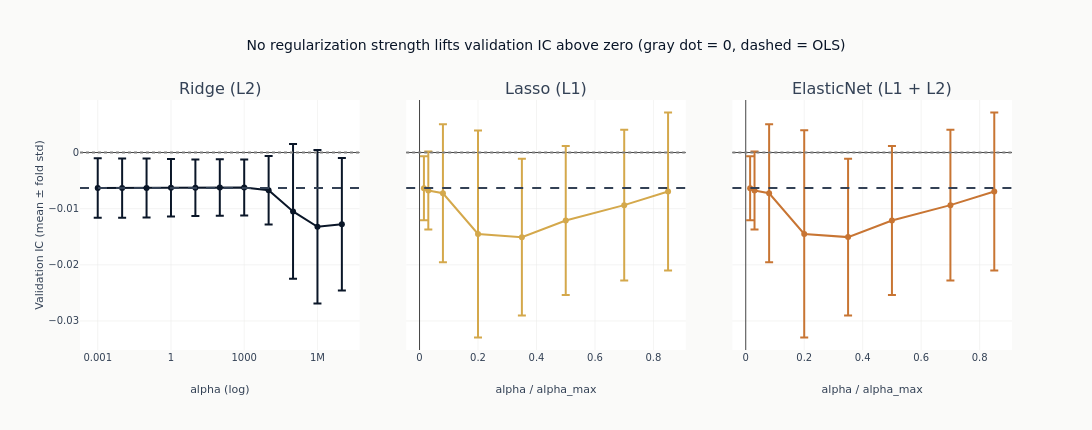

Here is the notebook cell this chart was saved with:
### Markdown cell above
### Regularization path

Config names encode the penalty strength: Ridge presets carry an absolute
`alpha`; Lasso and ElasticNet presets carry `alpha / alpha_max`, the fraction
of the per-fold degeneracy boundary above which every coefficient is zero.
Plotting validation IC against penalty strength shows whether *any* setting
recovers usable signal.

### Code cell
_FAMILY_LABEL = {"ridge": "Ridge", "lasso": "Lasso", "enet": "ElasticNet"}
_FAMILY_COLOR = {
    "Ridge": COLORS["blue"],
    "Lasso": COLORS["amber"],
    "ElasticNet": COLORS["copper"],
}


def _parse_config(name):
    """Return (family_label, penalty_strength) from a linear preset name."""
    if name == "ols":
        return "OLS", None
    prefix, _, suffix = name.partition("_")
    return _FAMILY_LABEL.get(prefix, prefix), float(suffix[1:])


path_rows = []
for r in active:
    fam, strength = _parse_config(r["config"]["config_name"])
    path_rows.append(
        {"family": fam, "strength": strength, "ic": r["ic_mean"], "ic_std": r["ic_std"]}
    )

ols_ic = next((p["ic"] for p in path_rows if p["family"] == "OLS"), None)

fig = make_subplots(
    rows=1,
    cols=3,
    subplot_titles=["Ridge (L2)", "Lasso (L1)", "ElasticNet (L1 + L2)"],
    shared_yaxes=True,
    horizontal_spacing=0.05,
)
for col, (fam, log_x) in enumerate([("Ridge", True), ("Lasso", False), ("ElasticNet", False)], 1):
    rows = sorted((p for p in path_rows if p["family"] == fam), key=lambda p: p["strength"])
    fig.add_trace(
        go.Scatter(
            x=[p["strength"] for p in rows],
            y=[p["ic"] for p in rows],
            error_y=dict(type="data", array=[p["ic_std"] for p in rows], visible=True),
            mode="lines+markers",
            line=dict(color=_FAMILY_COLOR[fam]),
            marker=dict(size=6),
            showlegend=False,
        ),
        row=1,
        col=col,
    )
    fig.add_hline(y=0.0, line=dict(color="gray", dash="dot"), row=1, col=col)
    if ols_ic is not None:
        fig.add_hline(y=ols_ic, line=dict(color=COLORS["neutral"], dash="dash"), row=1, col=col)
    if log_x:
        fig.update_xaxes(type="log", row=1, col=col)

fig.update_layout(
    template="ml4t",
    height=430,
    width=1100,
    title_text="No regularization strength lifts validation IC above zero (gray dot = 0, "
    "dashed = OLS)",
)
fig.update_xaxes(title_text="alpha (log)", row=1, col=1)
fig.update_xaxes(title_text="alpha / alpha_max", row=1, col=2)
fig.update_xaxes(title_text="alpha / alpha_max", row=1, col=3)
fig.update_yaxes(title_text="Validation IC (mean ± fold std)", row=1, col=1)
fig.show()

### Figure 1 — Plotly figure (JSON) as saved in the notebook; plotly's stock layout.template omitted (floating-point values rounded to 4 significant figures)
{"data": [{"error_y": {"array": [0.005291, 0.005281, 0.005255, 0.005132, 0.005042, 0.005029, 0.004974, 0.006099, 0.012, 0.01367, 0.0118], "type": "data", "visible": true}, "line": {"color": "#0a1628"}, "marker": {"size": 6}, "mode": "lines+markers", "showlegend": false, "type": "scatter", "x": [0.001, 0.01, 0.1, 1.0, 10.0, 100.0, 1000.0, 10000.0, 100000.0, 1000000.0, 10000000.0], "xaxis": "x", "y": [-0.006322, -0.006326, -0.006313, -0.006273, -0.006268, -0.006223, -0.006224, -0.006709, -0.0105, -0.01322, -0.01279], "yaxis": "y"}, {"error_y": {"array": [0.005684, 0.006955, 0.0123, 0.01844, 0.01395, 0.01327, 0.01343, 0.01406], "type": "data", "visible": true}, "line": {"color": "#D4A84B"}, "marker": {"size": 6}, "mode": "lines+markers", "showlegend": false, "type": "scatter", "x": [0.015, 0.03, 0.08, 0.2, 0.35, 0.5, 0.7, 0.85], "xaxis": "x2", "y": [-0.006359, -0.006775, -0.007248, -0.0145, -0.01507, -0.0121, -0.009372, -0.006932], "yaxis": "y2"}, {"error_y": {"array": [0.005685, 0.006954, 0.0123, 0.01845, 0.01395, 0.01327, 0.01343, 0.01406], "type": "data", "visible": true}, "line": {"color": "#C87533"}, "marker": {"size": 6}, "mode": "lines+markers", "showlegend": false, "type": "scatter", "x": [0.015, 0.03, 0.08, 0.2, 0.35, 0.5, 0.7, 0.85], "xaxis": "x3", "y": [-0.006358, -0.006775, -0.007254, -0.0145, -0.01507, -0.01211, -0.009375, -0.006937], "yaxis": "y3"}], "layout": {"annotations": [{"font": {"size": 16}, "showarrow": false, "text": "Ridge (L2)", "x": 0.15, "xanchor": "center", "xref": "paper", "y": 1.0, "yanchor": "bottom", "yref": "paper"}, {"font": {"size": 16}, "showarrow": false, "text": "Lasso (L1)", "x": 0.5, "xanchor": "center", "xref": "paper", "y": 1.0, "yanchor": "bottom", "yref": "paper"}, {"font": {"size": 16}, "showarrow": false, "text": "ElasticNet (L1 + L2)", "x": 0.85, "xanchor": "center", "xref": "paper", "y": 1.0, "yanchor": "bottom", "yref": "paper"}], "height": 430, "shapes": [{"line": {"color": "gray", "dash": "dot"}, "type": "line", "x0": 0, "x1": 1, "xref": "x domain", "y0": 0.0, "y1": 0.0, "yref": "y"}, {"line": {"color": "#334155", "dash": "dash"}, "type": "line", "x0": 0, "x1": 1, "xref": "x domain", "y0": -0.006321, "y1": -0.006321, "yref": "y"}, {"line": {"color": "gray", "dash": "dot"}, "type": "line", "x0": 0, "x1": 1, "xref": "x2 domain", "y0": 0.0, "y1": 0.0, "yref": "y2"}, {"line": {"color": "#334155", "dash": "dash"}, "type": "line", "x0": 0, "x1": 1, "xref": "x2 domain", "y0": -0.006321, "y1": -0.006321, "yref": "y2"}, {"line": {"color": "gray", "dash": "dot"}, "type": "line", "x0": 0, "x1": 1, "xref": "x3 domain", "y0": 0.0, "y1": 0.0, "yref": "y3"}, {"line": {"color": "#334155", "dash": "dash"}, "type": "line", "x0": 0, "x1": 1, "xref": "x3 domain", "y0": -0.006321, "y1": -0.006321, "yref": "y3"}], "title": {"text": "No regularization strength lifts validation IC above zero (gray dot = 0, dashed = OLS)"}, "width": 1100, "xaxis": {"anchor": "y", "domain": [0.0, 0.3], "title": {"text": "alpha (log)"}, "type": "log"}, "xaxis2": {"anchor": "y2", "domain": [0.35, 0.65], "title": {"text": "alpha / alpha_max"}}, "xaxis3": {"anchor": "y3", "domain": [0.7, 1.0], "title": {"text": "alpha / alpha_max"}}, "yaxis": {"anchor": "x", "domain": [0.0, 1.0], "title": {"text": "Validation IC (mean ± fold std)"}}, "yaxis2": {"anchor": "x2", "domain": [0.0, 1.0], "matches": "y", "showticklabels": false}, "yaxis3": {"anchor": "x3", "domain": [0.0, 1.0], "matches": "y", "showticklabels": false}}}
